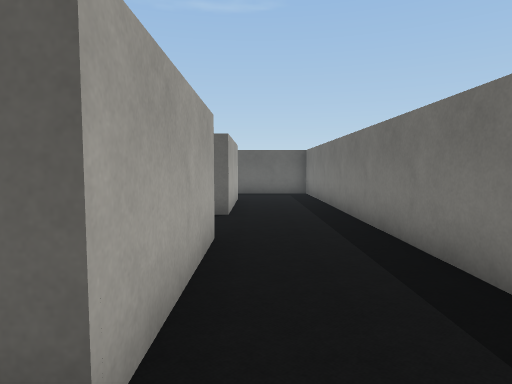
view 1 (above)

20 first-person views from a walk through a robot-simulator world made for Webots. The camera is 0.57 m above the floor, tilts 4° down and sees 75° across. The floor is counted in squares, 0.5 m on a side. Each view is taken from the middle of a square. On the plan, view 1 faces up. The plan holds only what a view shows up to about 13 squares ahead; the rest is blank. The place goes on beyond the plan. The robots in the file are not drawn. Webots' stock objects and surfaces are drawn as simple stand-ins.

view 2
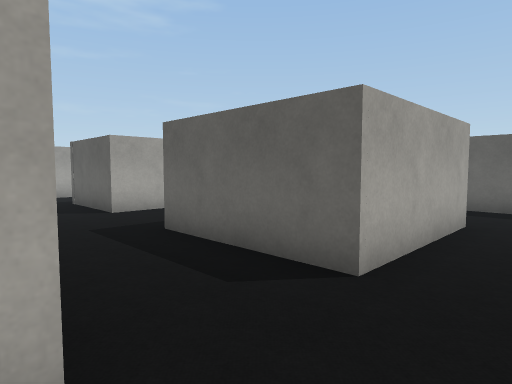

view 3
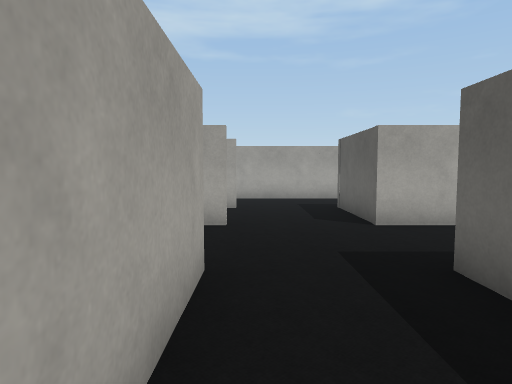

view 4
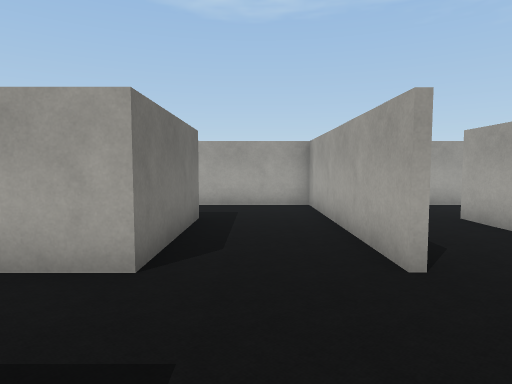

view 5
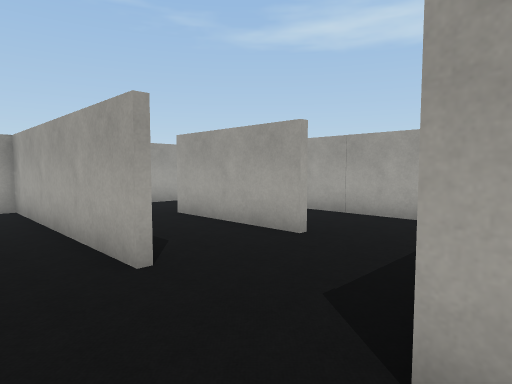

view 6
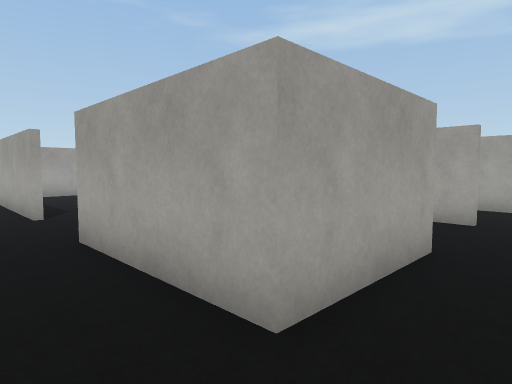

view 7
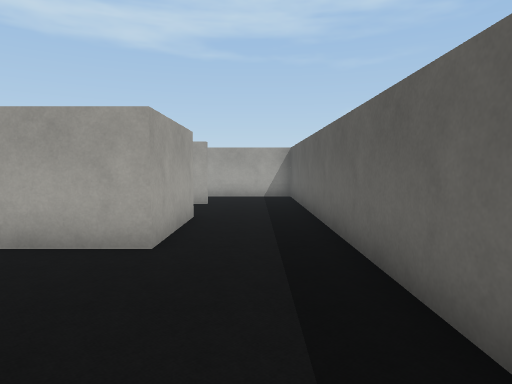

view 8
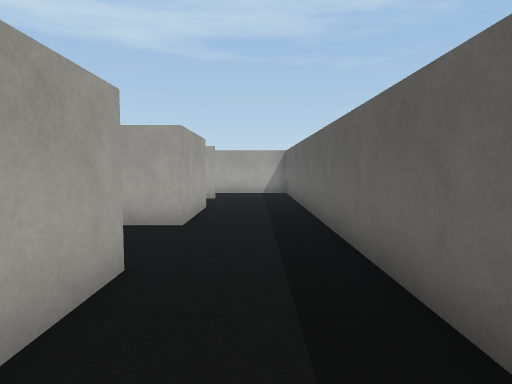

view 9
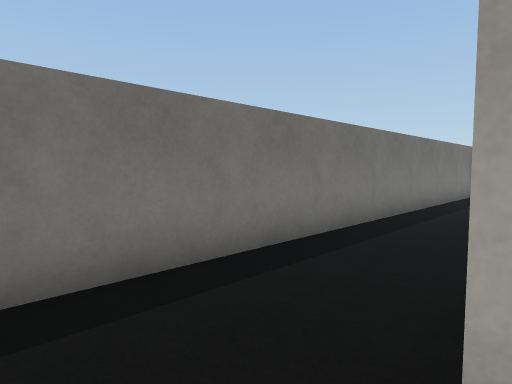

view 10
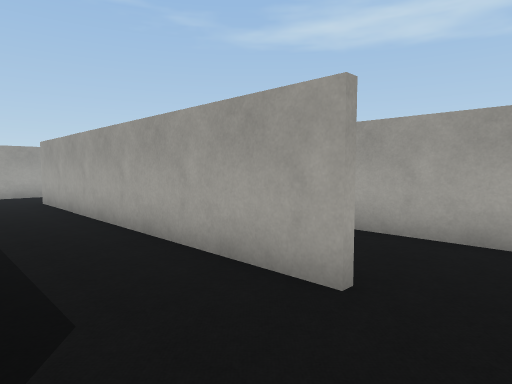

view 11
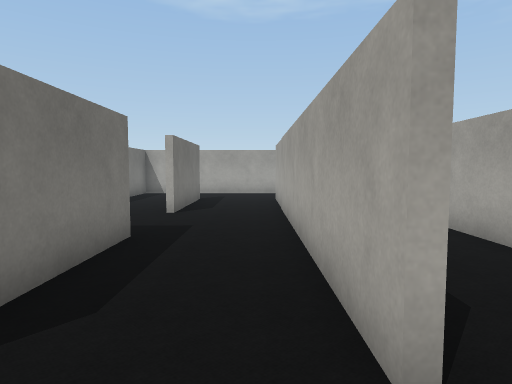

view 12
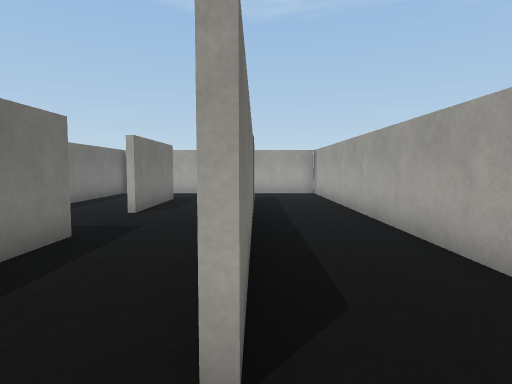

view 13
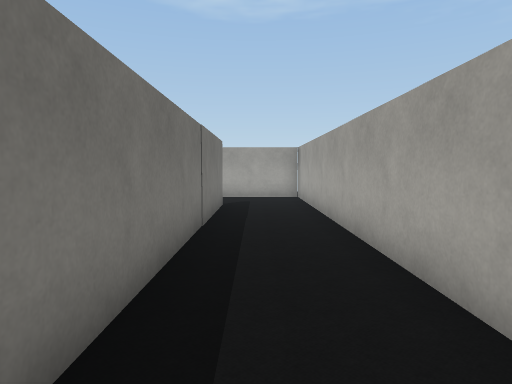

view 14
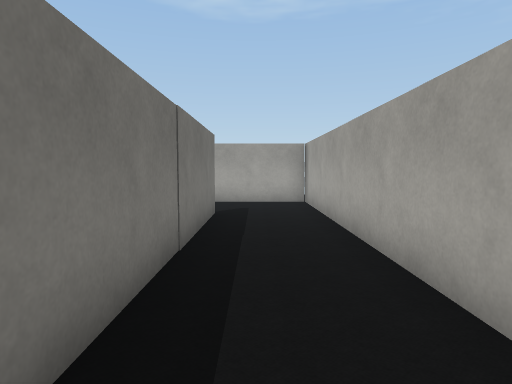

view 15
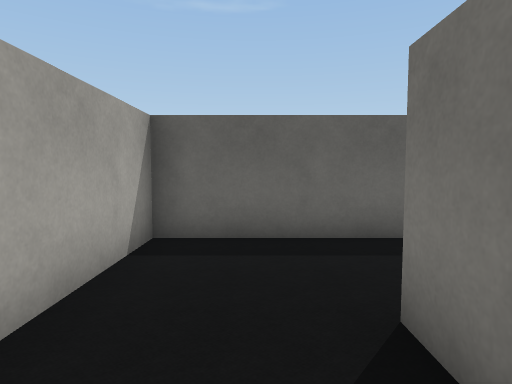

view 16
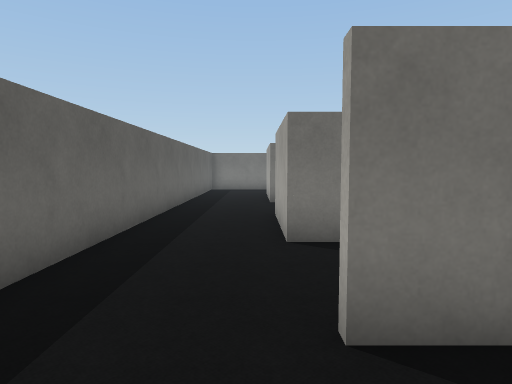

view 17
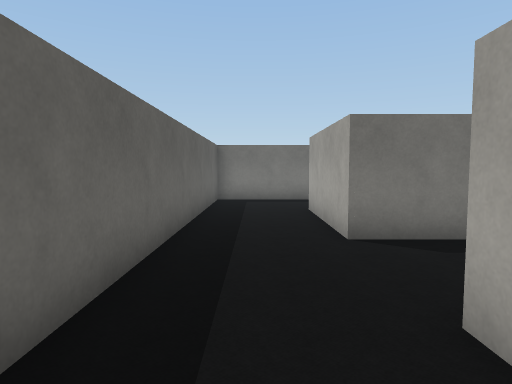

view 18
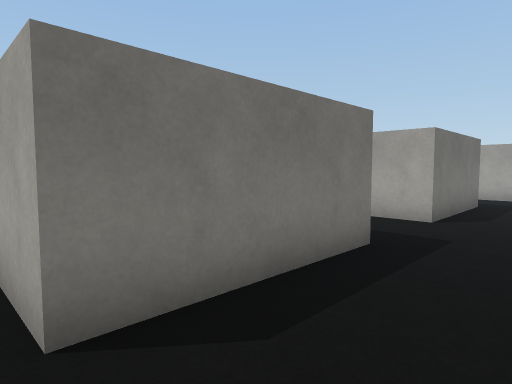

view 19
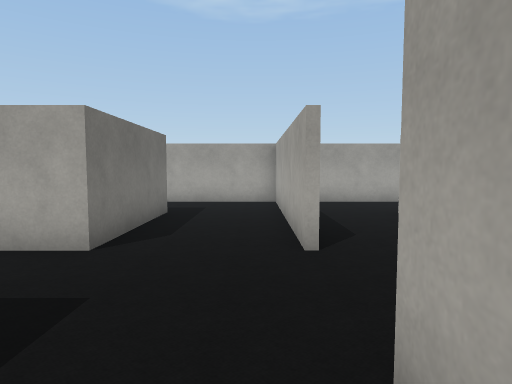

view 20
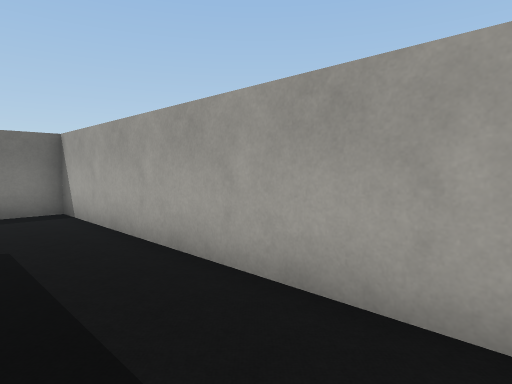

### Floor plan
Ten units are one square. View 1 is at (0, 0); x grows to the right and y downward. Boxes are objects, and circles mark ways between rooms. Rooms are numbered by the first view taken in them; rooms with no view inside come last. Other rooms are left out.
<svg viewBox="-172 -159 200 179">
<path fill="none" stroke="#000" d="M-47 -82 -47 -125 -7 -125 -7 -82 -47 -82M-7 -55 -7 -13 -11 -13M-77 -55 -77 15 23 15 23 -154 -74 -154M-47 -13 -47 -54 -16 -54M-77 -125 -77 -84M-107 -55 -107 -14M-77 -84 -109 -84 -109 -125 -77 -125M-109 -14 -109 -55M-79 -10 -79 -31M-137 -125 -137 -14M-135 15 -91 15M-74 -154 -134 -154M-139 -14 -139 -125M-134 -154 -167 -154 -167 15 -135 15"/>
<circle cx="-80" cy="-140" r="3" fill="#2a7"/>
<circle cx="-80" cy="-65" r="3" fill="#2a7"/>
<circle cx="-140" cy="-135" r="3" fill="#2a7"/>
<circle cx="-140" cy="-5" r="3" fill="#2a7"/>
<text x="-30" y="-70">1</text>
<text x="-110" y="-60">2</text>
<text x="-150" y="-70">3</text>
</svg>
Room 1 opens to room 2. Room 2 opens to room 3.

Where each view was taken, in squares from view 1:
view 1: 0 up, 0 right, facing up
view 2: 5 up, 1 right, facing up-left
view 3: 6 up, 1 left, facing left
view 4: 9 up, 6 left, facing down
view 5: 9 up, 6 left, facing down-left
view 6: 14 up, 6 left, facing down-left
view 7: 14 up, 3 left, facing left
view 8: 14 up, 1 left, facing left
view 9: 14 up, 1 left, facing down-right
view 10: 14 up, 11 left, facing down-left
view 11: 14 up, 13 left, facing down
view 12: 14 up, 14 left, facing down
view 13: 12 up, 15 left, facing down
view 14: 10 up, 15 left, facing down
view 15: 10 up, 15 left, facing up
view 16: 13 up, 16 left, facing right
view 17: 14 up, 10 left, facing right
view 18: 13 up, 7 left, facing down-right
view 19: 10 up, 7 left, facing down
view 20: 1 up, 7 left, facing down-right
